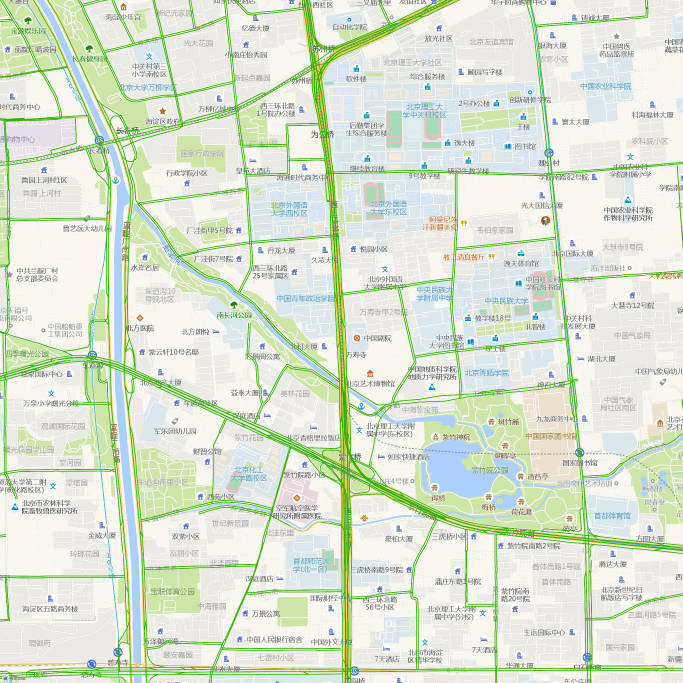
#> input picture 2019-03-12-23_54_19.png, 2048 x 2048 px, given as the content of the folder e/kirin/Python_Code/red-green-blindness/video_maker/morning/, which was not available (shown at 1/3 size)
$ python video_maker_aft.py
#> lines starting #> are read from the running program, lines starting #| are printed output that depends on the picture; after the words box and inside, x2 and y2 are one past the last pixel; in counts of white or black regions, pixels touching at a corner belong together; pictures that were not available may be replaced by others from this repository, and a replacement may not be noted
#> further down, img is the input picture: shape (2048, 2048, 3); mean B, G, R 211.3, 228.6, 218.8
import os
import cv2
import numpy as np
import datetime

path = '/home/kirin/Python_Code/red-green-blindness/video_maker/morning/'
Out_path = '/home/kirin/Python_Code/red-green-blindness/video_maker/output_video/OutPut_aft.mp4'
filelist = os.listdir(path)

fps = 24
size = (4096, 2048)

color_dic = {'RED_l': np.array([0, 0, 220]), 'RED_h': np.array([0, 0, 222]),
             'YELLO_l': np.array([0, 202, 253]), 'YELLO_h': np.array([0, 204, 255]),
             'GREEN_l': np.array([0, 175, 49]), 'GREEN_h': np.array([0, 177, 51]),
             'DEEPRED_l': np.array([13, 13, 138]), 'DEEPRED_h': np.array([13, 13, 140]), }


def Time_mark(img, str):
    color = (100, 100, 100)
    # time_str = (datetime.datetime.now()).strftime("%Y-%m-%d %H:%M:%S")
    time_str = str
    cv2.putText(img, time_str, (1500, 1800), cv2.FONT_HERSHEY_SIMPLEX, 2, color, 2)
    return img


def get_line(frame):
    # get mask
    r = cv2.inRange(frame, color_dic['RED_l'], color_dic['RED_h'])
#> r: shape (2048, 2048); every value is 0
    y = cv2.inRange(frame, color_dic['YELLO_l'], color_dic['YELLO_h'])
    g = cv2.inRange(frame, color_dic['GREEN_l'], color_dic['GREEN_h'])
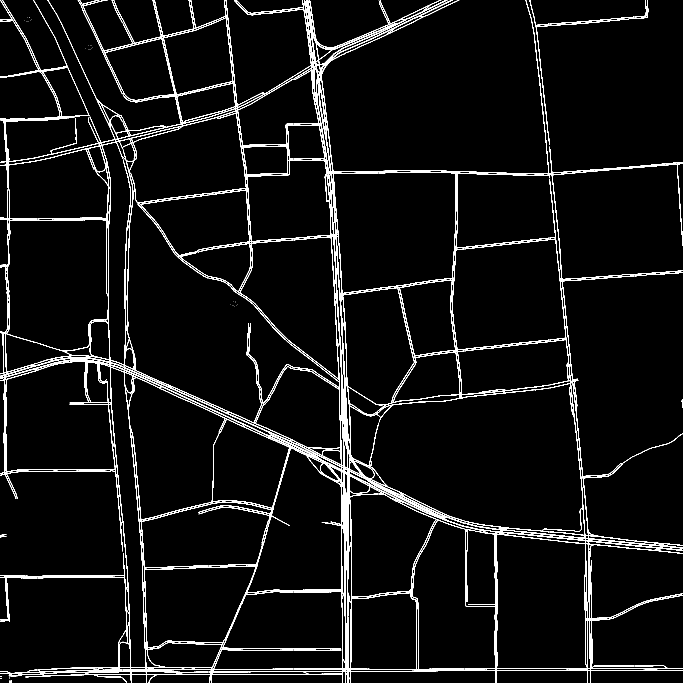
#> g: shape (2048, 2048) (shown at 1/3 size); 4.1% white in thin lines or dots
    dr = cv2.inRange(frame, color_dic['DEEPRED_l'], color_dic['DEEPRED_h'])
    mask = r + y + g + dr
    # mask = g
    res = cv2.bitwise_and(frame, frame, mask=mask)
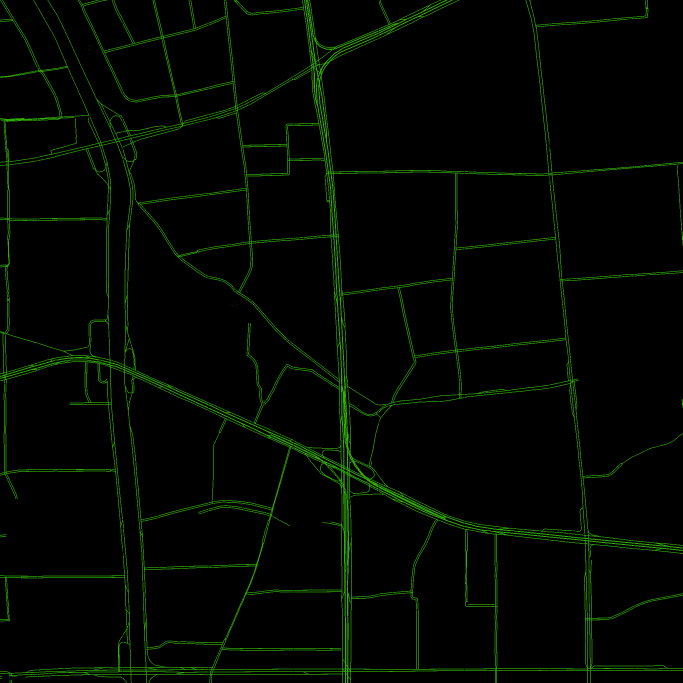
#> res: shape (2048, 2048, 3) (shown at 1/3 size); mean B, G, R 0, 7.2, 2
    # return res, g, y, r, dr
    return res


fourcc = cv2.VideoWriter_fourcc('D', 'I', 'V', 'X')
video = cv2.VideoWriter(Out_path, fourcc, fps, size)

filelist.sort()

for index, item in enumerate(filelist):
    try:
        if item.endswith('.png'):
            name_str = item.split('.')[0]
            item = path + item
            img = cv2.imread(item)
            aft_img = get_line(img)
            img = np.hstack([aft_img, img])
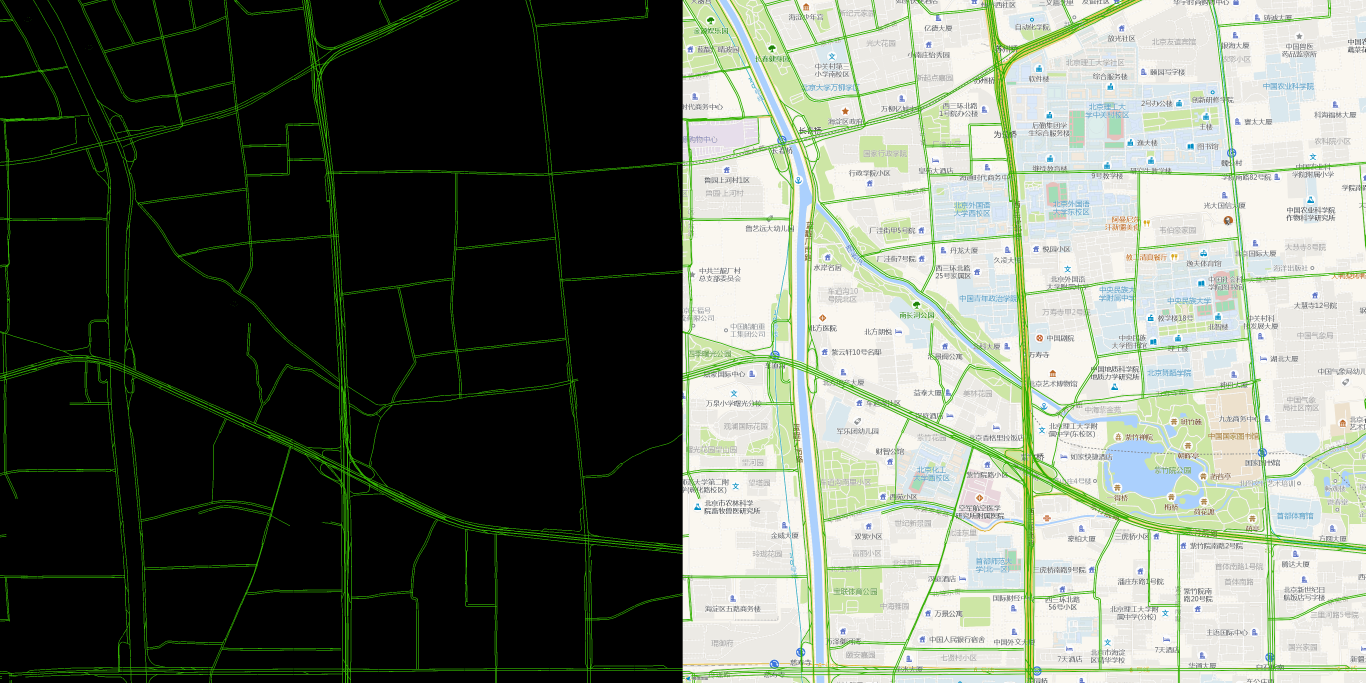
#> img: shape (2048, 4096, 3) (shown at 1/3 size); mean B, G, R 105.6, 117.9, 110.4
            img = Time_mark(img, name_str)
            print(item)
            for i in range(2):
                video.write(img)
    except:
        print('erro!')
        pass

video.release()
cv2.destroyAllWindows()
